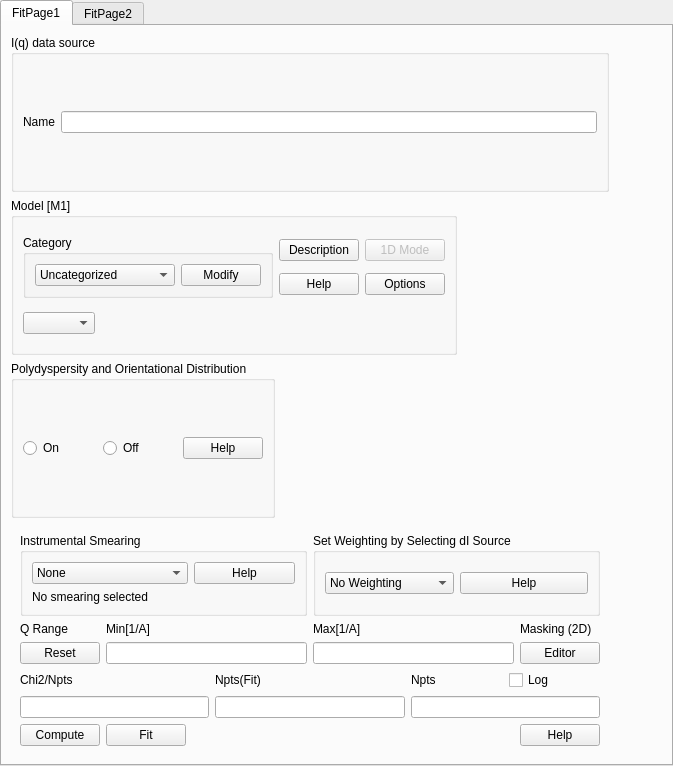
<?xml version="1.0" encoding="UTF-8"?>
<ui version="4.0">
 <class>FitPanel</class>
 <widget class="QTabWidget" name="FitPanel">
  <property name="geometry">
   <rect>
    <x>0</x>
    <y>0</y>
    <width>673</width>
    <height>766</height>
   </rect>
  </property>
  <property name="windowTitle">
   <string>TabWidget</string>
  </property>
  <property name="currentIndex">
   <number>0</number>
  </property>
  <widget class="QWidget" name="tab">
   <attribute name="title">
    <string>FitPage1</string>
   </attribute>
   <layout class="QGridLayout" name="gridLayout_10">
    <item row="0" column="0">
     <widget class="QGroupBox" name="groupBox">
      <property name="title">
       <string>I(q) data source</string>
      </property>
      <layout class="QGridLayout" name="gridLayout_3">
       <item row="0" column="0">
        <layout class="QHBoxLayout" name="horizontalLayout_4">
         <item>
          <widget class="QLabel" name="label">
           <property name="text">
            <string>Name</string>
           </property>
          </widget>
         </item>
         <item>
          <widget class="QLineEdit" name="lineEdit"/>
         </item>
        </layout>
       </item>
      </layout>
     </widget>
    </item>
    <item row="1" column="0">
     <layout class="QHBoxLayout" name="horizontalLayout_8">
      <item>
       <widget class="QGroupBox" name="groupBox_2">
        <property name="title">
         <string>Model [M1]</string>
        </property>
        <layout class="QGridLayout" name="gridLayout_2">
         <item row="0" column="0">
          <layout class="QGridLayout" name="gridLayout">
           <item row="0" column="0" rowspan="2">
            <widget class="QGroupBox" name="groupBox_3">
             <property name="title">
              <string>Category</string>
             </property>
             <layout class="QFormLayout" name="formLayout">
              <item row="0" column="0">
               <widget class="QComboBox" name="comboBox">
                <item>
                 <property name="text">
                  <string>Uncategorized</string>
                 </property>
                </item>
                <item>
                 <property name="text">
                  <string>Shape-Independent</string>
                 </property>
                </item>
                <item>
                 <property name="text">
                  <string>Shapes</string>
                 </property>
                </item>
                <item>
                 <property name="text">
                  <string>Structure factor</string>
                 </property>
                </item>
                <item>
                 <property name="text">
                  <string>Customized Models</string>
                 </property>
                </item>
               </widget>
              </item>
              <item row="0" column="1">
               <widget class="QPushButton" name="pushButton">
                <property name="text">
                 <string>Modify</string>
                </property>
               </widget>
              </item>
             </layout>
            </widget>
           </item>
           <item row="0" column="1">
            <widget class="QPushButton" name="pushButton_2">
             <property name="text">
              <string>Description</string>
             </property>
            </widget>
           </item>
           <item row="0" column="2">
            <widget class="QPushButton" name="pushButton_4">
             <property name="enabled">
              <bool>false</bool>
             </property>
             <property name="text">
              <string>1D Mode</string>
             </property>
            </widget>
           </item>
           <item row="1" column="1">
            <widget class="QPushButton" name="pushButton_3">
             <property name="text">
              <string>Help</string>
             </property>
            </widget>
           </item>
           <item row="1" column="2">
            <widget class="QPushButton" name="pushButton_13">
             <property name="text">
              <string>Options</string>
             </property>
            </widget>
           </item>
          </layout>
         </item>
         <item row="1" column="0">
          <layout class="QHBoxLayout" name="horizontalLayout">
           <item>
            <widget class="QComboBox" name="comboBox_2"/>
           </item>
           <item>
            <spacer name="horizontalSpacer">
             <property name="orientation">
              <enum>Qt::Horizontal</enum>
             </property>
             <property name="sizeHint" stdset="0">
              <size>
               <width>40</width>
               <height>20</height>
              </size>
             </property>
            </spacer>
           </item>
          </layout>
         </item>
        </layout>
       </widget>
      </item>
      <item>
       <spacer name="horizontalSpacer_2">
        <property name="orientation">
         <enum>Qt::Horizontal</enum>
        </property>
        <property name="sizeHint" stdset="0">
         <size>
          <width>98</width>
          <height>20</height>
         </size>
        </property>
       </spacer>
      </item>
     </layout>
    </item>
    <item row="2" column="0">
     <layout class="QHBoxLayout" name="horizontalLayout_7">
      <item>
       <widget class="QGroupBox" name="groupBox_4">
        <property name="title">
         <string>Polydyspersity and Orientational Distribution</string>
        </property>
        <layout class="QGridLayout" name="gridLayout_8">
         <item row="0" column="0">
          <layout class="QHBoxLayout" name="horizontalLayout_3">
           <item>
            <layout class="QHBoxLayout" name="horizontalLayout_2">
             <item>
              <widget class="QRadioButton" name="radioButton">
               <property name="text">
                <string>On</string>
               </property>
              </widget>
             </item>
             <item>
              <widget class="QRadioButton" name="radioButton_2">
               <property name="text">
                <string>Off</string>
               </property>
              </widget>
             </item>
             <item>
              <widget class="QPushButton" name="pushButton_5">
               <property name="text">
                <string>Help</string>
               </property>
              </widget>
             </item>
            </layout>
           </item>
          </layout>
         </item>
        </layout>
       </widget>
      </item>
      <item>
       <spacer name="horizontalSpacer_3">
        <property name="orientation">
         <enum>Qt::Horizontal</enum>
        </property>
        <property name="sizeHint" stdset="0">
         <size>
          <width>371</width>
          <height>20</height>
         </size>
        </property>
       </spacer>
      </item>
     </layout>
    </item>
    <item row="3" column="0">
     <widget class="QFrame" name="frame_5">
      <layout class="QGridLayout" name="gridLayout_9">
       <item row="0" column="1">
        <widget class="QGroupBox" name="groupBox_7">
         <property name="title">
          <string>Set Weighting by Selecting dI Source</string>
         </property>
         <layout class="QGridLayout" name="gridLayout_6">
          <item row="0" column="0">
           <layout class="QHBoxLayout" name="horizontalLayout_6">
            <item>
             <widget class="QComboBox" name="comboBox_5">
              <item>
               <property name="text">
                <string>No Weighting</string>
               </property>
              </item>
              <item>
               <property name="text">
                <string>Use dI Data</string>
               </property>
              </item>
              <item>
               <property name="text">
                <string>Use [sqrt(I Data)]</string>
               </property>
              </item>
              <item>
               <property name="text">
                <string>Use [I Data]</string>
               </property>
              </item>
             </widget>
            </item>
            <item>
             <widget class="QPushButton" name="pushButton_8">
              <property name="text">
               <string>Help</string>
              </property>
             </widget>
            </item>
           </layout>
          </item>
         </layout>
        </widget>
       </item>
       <item row="0" column="0">
        <widget class="QGroupBox" name="groupBox_6">
         <property name="title">
          <string>Instrumental Smearing</string>
         </property>
         <layout class="QGridLayout" name="gridLayout_4">
          <item row="0" column="0">
           <layout class="QHBoxLayout" name="horizontalLayout_5">
            <item>
             <widget class="QComboBox" name="comboBox_3">
              <item>
               <property name="text">
                <string>None</string>
               </property>
              </item>
              <item>
               <property name="text">
                <string>Use dQ Data</string>
               </property>
              </item>
              <item>
               <property name="text">
                <string>Custom Pinhole Smear</string>
               </property>
              </item>
              <item>
               <property name="text">
                <string>Custom Slit Smear</string>
               </property>
              </item>
             </widget>
            </item>
            <item>
             <widget class="QPushButton" name="pushButton_6">
              <property name="text">
               <string>Help</string>
              </property>
             </widget>
            </item>
           </layout>
          </item>
          <item row="1" column="0">
           <widget class="QLabel" name="label_2">
            <property name="text">
             <string>No smearing selected</string>
            </property>
           </widget>
          </item>
         </layout>
        </widget>
       </item>
       <item row="1" column="0" colspan="2">
        <layout class="QGridLayout" name="gridLayout_7">
         <item row="0" column="0">
          <widget class="QLabel" name="label_4">
           <property name="text">
            <string>Q Range</string>
           </property>
          </widget>
         </item>
         <item row="0" column="1">
          <widget class="QLabel" name="label_5">
           <property name="text">
            <string>Min[1/A]</string>
           </property>
          </widget>
         </item>
         <item row="0" column="2">
          <widget class="QLabel" name="label_6">
           <property name="text">
            <string>Max[1/A]</string>
           </property>
          </widget>
         </item>
         <item row="0" column="3">
          <widget class="QLabel" name="label_7">
           <property name="text">
            <string>Masking (2D)</string>
           </property>
          </widget>
         </item>
         <item row="1" column="0">
          <widget class="QPushButton" name="pushButton_9">
           <property name="text">
            <string>Reset</string>
           </property>
          </widget>
         </item>
         <item row="1" column="1">
          <widget class="QLineEdit" name="lineEdit_2"/>
         </item>
         <item row="1" column="2">
          <widget class="QLineEdit" name="lineEdit_3"/>
         </item>
         <item row="1" column="3">
          <widget class="QPushButton" name="pushButton_10">
           <property name="text">
            <string>Editor</string>
           </property>
          </widget>
         </item>
        </layout>
       </item>
       <item row="2" column="0" colspan="2">
        <layout class="QGridLayout" name="gridLayout_5">
         <item row="0" column="0">
          <widget class="QLabel" name="label_3">
           <property name="text">
            <string>Chi2/Npts</string>
           </property>
          </widget>
         </item>
         <item row="0" column="1">
          <widget class="QLabel" name="label_8">
           <property name="text">
            <string>Npts(Fit)</string>
           </property>
          </widget>
         </item>
         <item row="0" column="2">
          <layout class="QHBoxLayout" name="horizontalLayout_9">
           <item>
            <widget class="QLabel" name="label_9">
             <property name="text">
              <string>Npts</string>
             </property>
            </widget>
           </item>
           <item>
            <widget class="QCheckBox" name="checkBox">
             <property name="text">
              <string>Log</string>
             </property>
            </widget>
           </item>
          </layout>
         </item>
         <item row="1" column="0">
          <widget class="QLineEdit" name="lineEdit_4"/>
         </item>
         <item row="1" column="1">
          <widget class="QLineEdit" name="lineEdit_5"/>
         </item>
         <item row="1" column="2">
          <widget class="QLineEdit" name="lineEdit_6"/>
         </item>
        </layout>
       </item>
       <item row="3" column="0" colspan="2">
        <layout class="QHBoxLayout" name="horizontalLayout_10">
         <item>
          <widget class="QPushButton" name="pushButton_7">
           <property name="text">
            <string>Compute</string>
           </property>
          </widget>
         </item>
         <item>
          <widget class="QPushButton" name="pushButton_11">
           <property name="text">
            <string>Fit</string>
           </property>
          </widget>
         </item>
         <item>
          <spacer name="horizontalSpacer_5">
           <property name="orientation">
            <enum>Qt::Horizontal</enum>
           </property>
           <property name="sizeHint" stdset="0">
            <size>
             <width>40</width>
             <height>20</height>
            </size>
           </property>
          </spacer>
         </item>
         <item>
          <widget class="QPushButton" name="pushButton_12">
           <property name="text">
            <string>Help</string>
           </property>
          </widget>
         </item>
        </layout>
       </item>
      </layout>
     </widget>
    </item>
    <item row="3" column="1">
     <spacer name="horizontalSpacer_4">
      <property name="orientation">
       <enum>Qt::Horizontal</enum>
      </property>
      <property name="sizeHint" stdset="0">
       <size>
        <width>90</width>
        <height>20</height>
       </size>
      </property>
     </spacer>
    </item>
   </layout>
  </widget>
  <widget class="QWidget" name="tab">
   <attribute name="title">
    <string>FitPage2</string>
   </attribute>
  </widget>
 </widget>
 <resources/>
 <connections>
  <connection>
   <sender>pushButton_13</sender>
   <signal>toggled(bool)</signal>
   <receiver>frame_5</receiver>
   <slot>setVisible(bool)</slot>
   <hints>
    <hint type="sourcelabel">
     <x>370</x>
     <y>194</y>
    </hint>
    <hint type="destinationlabel">
     <x>248</x>
     <y>519</y>
    </hint>
   </hints>
  </connection>
 </connections>
</ui>
